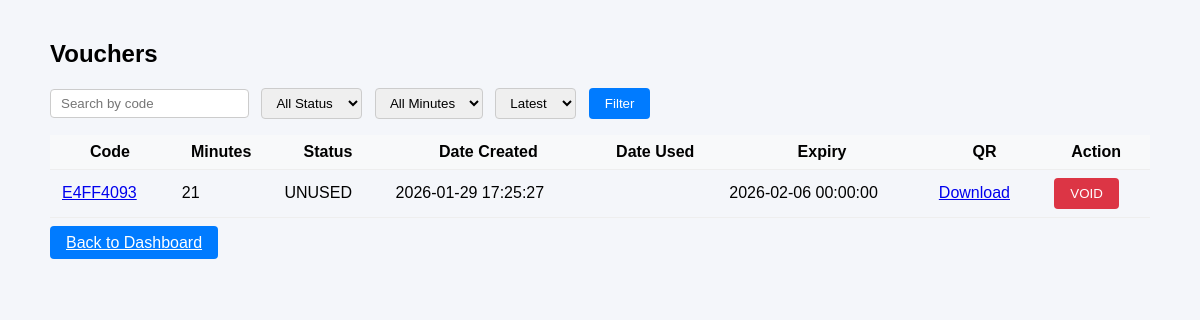
/pages/vouchers.php?minutes=21 (signed in), run on the app's committed database.
### tables this page shows
CREATE TABLE `vouchers` (
  `id` int(11) NOT NULL,
  `code` varchar(64) NOT NULL,
  `minutes` int(11) NOT NULL,
  `status` enum('UNUSED','USED','VOID','EXPIRED') DEFAULT 'UNUSED',
  `date_created` datetime DEFAULT current_timestamp(),
  `date_used` datetime DEFAULT NULL,
  `expiry_date` datetime DEFAULT NULL,
  `qr_image` varchar(128) DEFAULT NULL
);

### pages/vouchers.php (the view, shortened to what this page needs)
<?php
require '../includes/db.php';
$search = $_GET['search'] ?? '';
$minutes = $_GET['minutes'] ?? '';
$sort = $_GET['sort'] ?? 'latest';
$where = [];
if ($minutes) $where[] = "minutes=".intval($minutes);
$where_sql = $where ? 'WHERE ' . implode(' AND ', $where) : '';
$order_sql = $sort === 'oldest' ? 'ORDER BY date_created ASC' : 'ORDER BY date_created DESC';
$sql = "SELECT * FROM vouchers $where_sql $order_sql";
$result = $conn->query($sql);
?>
<!DOCTYPE html>
<html>
<head>
    <link rel="stylesheet" href="../assets/style.css">
</head>
<body>
    <div style="max-width:1100px;margin:40px auto;">
        <h2>Vouchers</h2>
        <form method="get" style="margin-bottom:16px;">
            <input type="text" name="search" placeholder="Search by code" value="<?= htmlspecialchars($search) ?>">
            <select name="status">
                <option value="">All Status</option>
            </select>
            <select name="minutes">
                <option value="">All Minutes</option>
            </select>
            <select name="sort">
                <option value="latest" <?= $sort==='latest'?'selected':'' ?>>Latest</option>
            </select>
            <button class="btn" type="submit">Filter</button>
        </form>
        <table class="table">
            <tr><th>Code</th><th>Minutes</th><th>Status</th><th>Date Created</th><th>Date Used</th><th>Expiry</th><th>QR</th><th>Action</th></tr>
            <?php while($row = $result->fetch_assoc()): ?>
            <tr>
                <td><a href="voucher_details.php?code=<?= urlencode($row['code']) ?>"><?= htmlspecialchars($row['code']) ?></a></td>
                <td><?= $row['minutes'] ?></td>
                <td><?= $row['status'] ?></td>
                <td><?= $row['date_created'] ?></td>
                <td><?= $row['date_used'] ?></td>
                <td><?= $row['expiry_date'] ?></td>
                <td><a href="../qrcodes/<?= $row['qr_image'] ?>" download>Download</a></td>
                <td>
                    <?php if ($row['status'] === 'UNUSED'): ?>
                        <form method="post" action="void_voucher.php" style="display:inline;">
                            <button class="btn void" type="submit">VOID</button>
                        </form>
                    <?php endif; ?>
                </td>
            </tr>
            <?php endwhile; ?>
        </table>
        <a class="btn" href="dashboard.php">Back to Dashboard</a>
    </div>
</body>
</html>

### assets/style.css (style rules this page uses)
body { font-family: Arial, sans-serif; background: #f4f6fa; margin: 0; }
.btn { background: #007bff; color: #fff; border: none; border-radius: 4px; padding: 8px 16px; cursor: pointer; }
.btn.void { background: #dc3545; }
.table { width: 100%; border-collapse: collapse; margin: 16px 0; }
.table th, .table td { padding: 8px 12px; border-bottom: 1px solid #eee; }
.table th { background: #f8f9fa; }
input, select { padding: 6px 10px; border-radius: 4px; border: 1px solid #ccc; margin-right: 8px; }

### data on the page
vouchers: code "E4FF4093", minutes "21", status "UNUSED", date_created "2026-01-29 17:25:27", expiry_date "2026-02-06 00:00:00"
